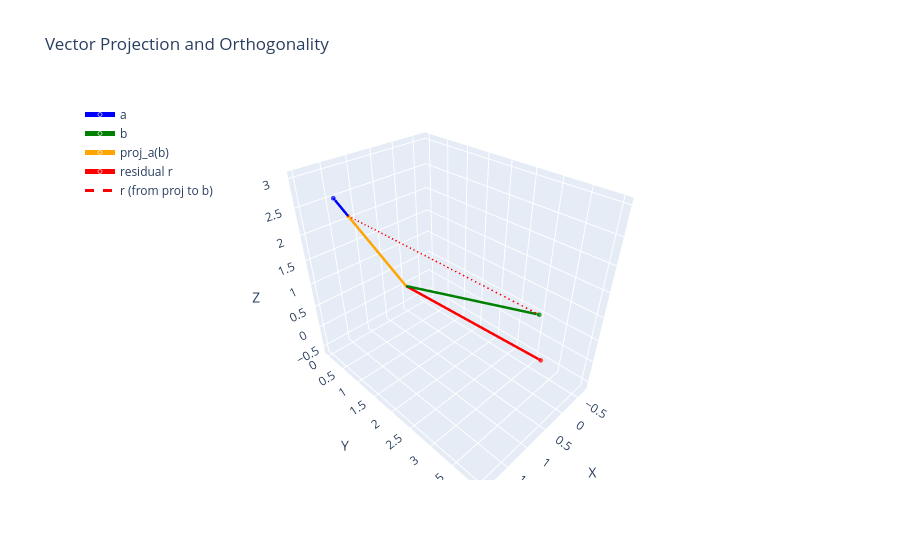

Notebook code cell kept with this figure:
### Code cell
import plotly.graph_objects as go

origin = np.zeros(3)

def make_arrow(vec, color, name):
    return go.Scatter3d(
        x=[0, vec[0]], y=[0, vec[1]], z=[0, vec[2]],
        mode='lines+markers',
        line=dict(color=color, width=5),
        marker=dict(size=[2, 6], color=color),
        name=name
    )

fig = go.Figure()

fig.add_trace(make_arrow(a, 'blue', 'a'))
fig.add_trace(make_arrow(b, 'green', 'b'))
fig.add_trace(make_arrow(proj_a_b, 'orange', 'proj_a(b)'))
fig.add_trace(make_arrow(r, 'red', 'residual r'))

# Draw residual from tip of proj to tip of b
fig.add_trace(go.Scatter3d(
    x=[proj_a_b[0], b[0]], y=[proj_a_b[1], b[1]], z=[proj_a_b[2], b[2]],
    mode='lines',
    line=dict(color='red', width=3, dash='dash'),
    name='r (from proj to b)'
))

fig.update_layout(
    title='Vector Projection and Orthogonality',
    scene=dict(
        xaxis_title='X', yaxis_title='Y', zaxis_title='Z',
        aspectmode='data'
    ),
    legend=dict(x=0, y=1)
)

fig.show()

### Figure 1 — Plotly figure (JSON) as saved in the notebook; plotly's stock layout.template omitted (floating-point values rounded to 4 significant figures)
{"data": [{"line": {"color": "blue", "width": 5}, "marker": {"color": "blue", "size": [2, 6]}, "mode": "lines+markers", "name": "a", "type": "scatter3d", "x": [0, 2], "y": [0, 1], "z": [0, 3]}, {"line": {"color": "green", "width": 5}, "marker": {"color": "green", "size": [2, 6]}, "mode": "lines+markers", "name": "b", "type": "scatter3d", "x": [0, 1], "y": [0, 4], "z": [0, 2]}, {"line": {"color": "orange", "width": 5}, "marker": {"color": "orange", "size": [2, 6]}, "mode": "lines+markers", "name": "proj_a(b)", "type": "scatter3d", "x": [0, 1.714], "y": [0, 0.8571], "z": [0, 2.571]}, {"line": {"color": "red", "width": 5}, "marker": {"color": "red", "size": [2, 6]}, "mode": "lines+markers", "name": "residual r", "type": "scatter3d", "x": [0, -0.7143], "y": [0, 3.143], "z": [0, -0.5714]}, {"line": {"color": "red", "dash": "dash", "width": 3}, "mode": "lines", "name": "r (from proj to b)", "type": "scatter3d", "x": [1.714, 1], "y": [0.8571, 4], "z": [2.571, 2]}], "layout": {"legend": {"x": 0, "y": 1}, "scene": {"aspectmode": "data", "xaxis": {"title": {"text": "X"}}, "yaxis": {"title": {"text": "Y"}}, "zaxis": {"title": {"text": "Z"}}}, "title": {"text": "Vector Projection and Orthogonality"}}}
